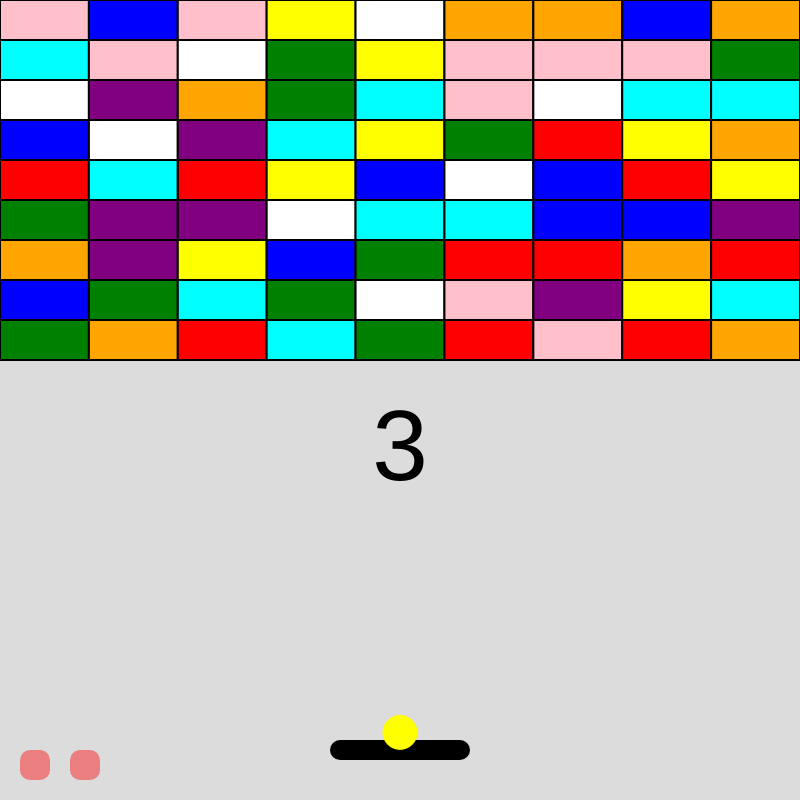
Frame 1 (no input)
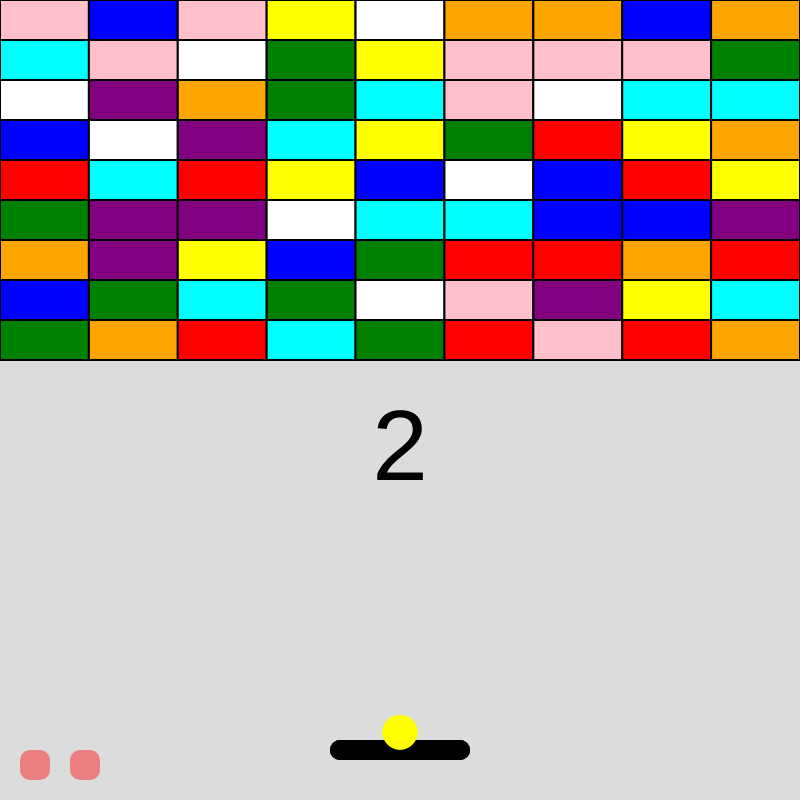
Frame 60 (no input)
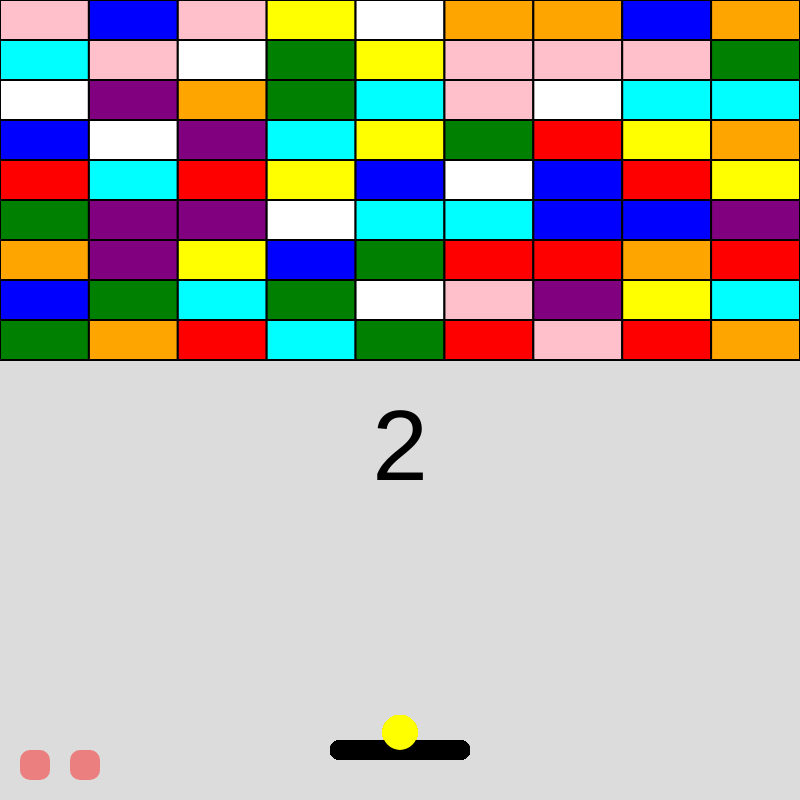
Frame 120 (the mouse pressed at the canvas centre since frame 60)

The p5.js sketch that drew these frames (run headless with seeded random() and noise() and a simulated clock; from frame 60 on, the mouse is pressed at the canvas centre):

// p5.js sketch
// ── sketch.js
let canvas = [800, 800];//캔버스 크기(x, y)
let padl = 120;//패드 길이(지름)
let padt = 20;//패드 두께
let ball = 15;//공 크기(지름)
let x = canvas[0]/2, y = canvas[1]-50-padt/2-ball/2;//공 기본 위치(픽셀)
let dir = 5;//공 이동 거리
let xdir = dir, ydir = -dir;
let spm = 1;//이동 거리 배수
let spa = 0.005;//공 가속도(1 = 초당 이동거리 배수가 1씩 증가)
let block = [];//블록 배치 배열(3차원)
let onelinenum = 9;//가로 블록 배치 수
let linenum = 9;//세로 블록 배치 수
let brickY = 40;//블록 높이
let brickX = canvas[0]/onelinenum;//블록 길이
let life = 2;//목숨 수
let blockleft = onelinenum*linenum;//남은 블록 수
let Playing = false;//게임이 시작되었는지 확인
let gametime = [0, 0, 0];
let brickColor = ['green','blue','orange','yellow','aqua','red','pink','white','purple'];//벽돌색

//대기함수
function sleep(ms){
  return new Promise((resolve) => {setTimeout(resolve, ms);})
}

async function gt(){
  await sleep(100);
  gametime[2] += 1;
  if(gametime[2]>=10){
    gametime[1]+=1;
    gametime[2]=0;
  }
  if(gametime[1]>=60){
    gametime[0]+=1;
    gametime[1]=0;
  }
  gt();
}

async function gameset(){
  for(let i=0;i<20;i++){
    noStroke();
    fill('#00000018');
    rect(0, 0, width, height);
    await sleep(20);
  }
  await sleep(1000);
  fill('#ffcccc');
  textSize(70);
  text('clear!', width/2, height/5*1);
  await sleep(1000);
  textSize(50);
  text('소요 시간 : '+gametime[0]+':'+gametime[1]+'.'+gametime[2], width/2, height/5*2);
  await sleep(1000);
  text('축하합니다', width/2, height/5*3);
  await sleep(1000);
  textSize(30);
  text('이 화면을 저희에게 보여주세요!', width/2, height/5*4);
}

function setup() {
  createCanvas(canvas[0], canvas[1]);
  for(let j=0;j<linenum;j++){
    block[j]=[];
    for(let i=0;i<onelinenum;i++){
      append(block[j], [1, brickColor[int(random(0, brickColor.length))]]);
    }
  }
  gt();
  timer();
}

function gameover(){
  background(220);
  strokeWeight(0);
  fill('black');
  textSize(40);
  textAlign(CENTER);
  text('Game Over..', canvas[0]/2, canvas[1]/2);
}

async function timer() {
  for(let i=3;i>0;i--){
    background(220);
    strokeWeight(0);
    fill('black');
    textSize(100);
    textAlign(CENTER);
    text(i, canvas[0]/2, canvas[1]/2+80);
    strokeWeight(0);
    fill('#FF00006D');
    for(let j=0;j<life;j++){
      rect(20+j*(50), height-50, 30, 30, 10, 10, 10, 10);
    }
    await sleep(1000);
  }
  Playing = true;
}

function draw() {
  let padY = height-50;
  //게임 시작 전 상태
  if(Playing == false){
    //벽돌, 패드, 공을 정지한 상태로 유지
    stroke('#000000');
    strokeWeight(padt);
    line(canvas[0]/2-padl/2, padY, canvas[0]/2+padl/2, padY);
    
    stroke('#ffff00');
    fill('#ffff00');
    circle(x, y, ball);
    
    stroke('black');
    strokeWeight(2);
    for(let j=0;j<linenum;j++){
      for(let i=0;i<onelinenum;i++){
        if(block[j][i][0]==1){
          fill(block[j][i][1]);
          rect(i*brickX, brickY*j, brickX, brickY);
        }
      }
    }
  }
  //게임 시작 후 상태
  else{
    background(220);
    //벽돌 그리기
    stroke('black');
    strokeWeight(2);
    for(let j=0;j<linenum;j++){
      for(let i=0;i<onelinenum;i++){
        if(block[j][i][0]==1){
          fill(block[j][i][1]);
          rect(i*brickX, brickY*j, brickX, brickY);
        }
      }
    }
    if(blockleft==0){
      noLoop();
      gameset();
    }
    //목숨 그리기
    strokeWeight(0);
    fill('#FF00006D');
    for(let i=0;i<life;i++){
      rect(20+i*(50), height-50, 30, 30, 10, 10, 10, 10);
    }
    //패드 그리기
    stroke('#000000');
    strokeWeight(padt);
    if(mouseX<0){
      line(0-padl/2, padY, 0+padl/2, padY);
    }
    else if(mouseX>width){
      line(width-padl/2, padY, width+padl/2, padY);
    }
    else{
      line(mouseX-padl/2, padY, mouseX+padl/2, padY);
    }
    //공 그리기
    stroke('#ffff00');
    fill('#ffff00');
    circle(x, y, ball);
    //공 이동
    x+=xdir*spm;
    y+=ydir*spm;
    spm+=spa/60;
  //벽, 패드 충돌 판정
    if(x>width-ball/2){
      x = width-ball/2;
    }
    if(x<ball/2){
      x = ball/2;
    }
    if(y>height-ball/2){
      y = height-ball/2;
    }
    if(y<ball/2){
      y = ball/2;
    }
    if(mouseX-padl/2-padl/10<=x+ball/2&&mouseX+padl/2+padl/10>=x+ball/2&&padY-padt/2<=y&&padY+padt/2>=y){
      y = padY-padt/2;
      ydir = -ydir
    }
    if(x==ball/2||x==width-ball/2){
      xdir = -xdir;
    }
    else if(y==ball/2){
      ydir = -ydir;
    }
    //y축 하단부 충돌시에는 사망 처리, 게임 재시작
    else if(y==height-ball/2){
      ydir = -ydir;
      Playing = false;
      x = width/2;
      y = height-50-padt/2-ball/2;
      life-=1;
      spm = 1;
      if(life<0){
        gameover();
      }
      else{
        timer();
      }
    }
  }
  //벽돌 충돌 판정
    for(let j=0;j<linenum;j++){
      //y축 하단부
      if(brickY*j+(brickY/2)<y-ball/2 && y-ball/2<brickY*(j+1) && block[j][int(x/brickX)][0]==1){
        block[j][int(x/brickX)][0]=0;
        blockleft-=1;
        ydir = -ydir;
        y = brickY*(j+1)+ball/2;
      }
      //y축 상단부
      else if(brickY*j+(brickY/2)>y+ball/2 && y+ball/2>brickY*(j) && block[j][int(x/brickX)][0]==1){
        block[j][int(x/brickX)][0]=0;
        blockleft-=1;
        ydir = -ydir;
        y = brickY*(j)-ball/2;
      }
    }
    for(let i=0;i<onelinenum;i++){
      //x축 우측
      if(brickX*i+(brickX/2)<x-ball/2 && x-ball/2<brickX*(i+1) && y<brickY*linenum && block[int(y/brickY)][i][0]==1){
        block[int(y/brickY)][i][0]=0;
        blockleft-=1;
        xdir = -xdir;
        x = brickX*(i+1)+ball/2;
      }
      //x축 좌측
      else if(brickX*i+(brickX/2)>x+ball/2 && x+ball/2>brickX*(i) && y<brickY*linenum && block[int(y/brickY)][i][0]==1){
        block[int(y/brickY)][i][0]=0;
        blockleft-=1;
        xdir = -xdir;
        x = brickX*(i)-ball/2;
      }
    }
}
// ── style.css
html, body {
  margin: 0;
  padding: 0;
  height: 100%;
}
canvas {
  display: block;
}
body {
  margin: 0;
  display: flex;

  /* This centers our sketch horizontally. */
  justify-content: center;
}
